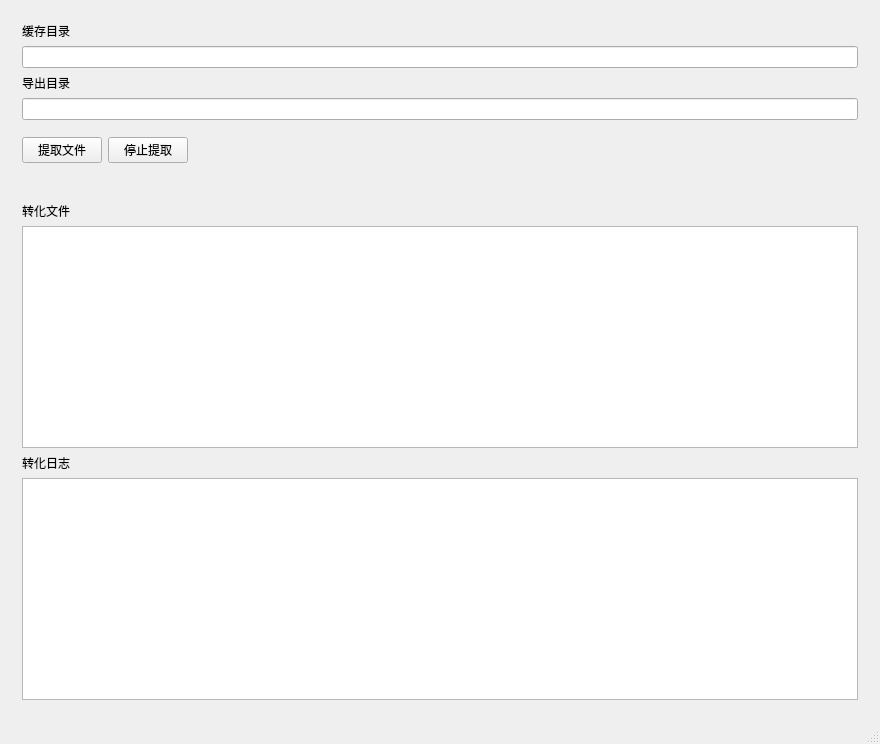
<?xml version="1.0" encoding="UTF-8"?>
<ui version="4.0">
 <class>MainWindow</class>
 <widget class="QMainWindow" name="MainWindow">
  <property name="geometry">
   <rect>
    <x>0</x>
    <y>0</y>
    <width>880</width>
    <height>744</height>
   </rect>
  </property>
  <property name="windowTitle">
   <string>MainWindow</string>
  </property>
  <widget class="QWidget" name="centralWidget">
   <layout class="QVBoxLayout" name="verticalLayout_3">
    <property name="spacing">
     <number>0</number>
    </property>
    <property name="leftMargin">
     <number>0</number>
    </property>
    <property name="topMargin">
     <number>0</number>
    </property>
    <property name="rightMargin">
     <number>0</number>
    </property>
    <property name="bottomMargin">
     <number>0</number>
    </property>
    <item>
     <widget class="QWidget" name="widget_4" native="true">
      <layout class="QVBoxLayout" name="verticalLayout_4">
       <item>
        <widget class="QWidget" name="widget" native="true">
         <layout class="QVBoxLayout" name="verticalLayout_2">
          <item>
           <widget class="QLabel" name="label">
            <property name="text">
             <string>缓存目录</string>
            </property>
           </widget>
          </item>
          <item>
           <widget class="QLineEdit" name="InputCachePath">
            <property name="sizePolicy">
             <sizepolicy hsizetype="Expanding" vsizetype="Fixed">
              <horstretch>0</horstretch>
              <verstretch>0</verstretch>
             </sizepolicy>
            </property>
           </widget>
          </item>
          <item>
           <widget class="QLabel" name="label_4">
            <property name="text">
             <string>导出目录</string>
            </property>
           </widget>
          </item>
          <item>
           <widget class="QLineEdit" name="InputExportPath">
            <property name="sizePolicy">
             <sizepolicy hsizetype="Expanding" vsizetype="Fixed">
              <horstretch>0</horstretch>
              <verstretch>0</verstretch>
             </sizepolicy>
            </property>
           </widget>
          </item>
          <item>
           <widget class="QWidget" name="widget_3" native="true">
            <layout class="QHBoxLayout" name="horizontalLayout">
             <property name="leftMargin">
              <number>0</number>
             </property>
             <item>
              <widget class="QPushButton" name="BtnExport">
               <property name="text">
                <string>提取文件</string>
               </property>
              </widget>
             </item>
             <item>
              <widget class="QPushButton" name="BtnStopFFmpeg">
               <property name="text">
                <string>停止提取</string>
               </property>
              </widget>
             </item>
             <item>
              <spacer name="horizontalSpacer">
               <property name="orientation">
                <enum>Qt::Horizontal</enum>
               </property>
               <property name="sizeHint" stdset="0">
                <size>
                 <width>40</width>
                 <height>20</height>
                </size>
               </property>
              </spacer>
             </item>
            </layout>
           </widget>
          </item>
         </layout>
        </widget>
       </item>
       <item>
        <widget class="QWidget" name="widget_2" native="true">
         <layout class="QVBoxLayout" name="verticalLayout">
          <item>
           <widget class="QLabel" name="label_2">
            <property name="text">
             <string>转化文件</string>
            </property>
           </widget>
          </item>
          <item>
           <widget class="QTextBrowser" name="TB_FILENAME"/>
          </item>
          <item>
           <widget class="QLabel" name="label_3">
            <property name="text">
             <string>转化日志</string>
            </property>
           </widget>
          </item>
          <item>
           <widget class="QTextBrowser" name="TB_FFMPEGLOG"/>
          </item>
         </layout>
        </widget>
       </item>
      </layout>
     </widget>
    </item>
   </layout>
  </widget>
  <widget class="QMenuBar" name="menuBar">
   <property name="geometry">
    <rect>
     <x>0</x>
     <y>0</y>
     <width>880</width>
     <height>21</height>
    </rect>
   </property>
  </widget>
  <widget class="QStatusBar" name="statusBar"/>
 </widget>
 <layoutdefault spacing="6" margin="11"/>
 <resources/>
 <connections/>
</ui>
